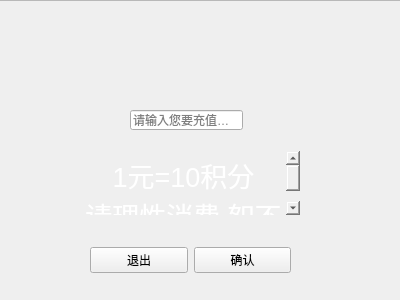
<?xml version="1.0" encoding="UTF-8"?>
<ui version="4.0">
 <class>Shop</class>
 <widget class="QWidget" name="Shop">
  <property name="geometry">
   <rect>
    <x>0</x>
    <y>0</y>
    <width>400</width>
    <height>300</height>
   </rect>
  </property>
  <property name="minimumSize">
   <size>
    <width>400</width>
    <height>300</height>
   </size>
  </property>
  <property name="maximumSize">
   <size>
    <width>400</width>
    <height>300</height>
   </size>
  </property>
  <property name="windowTitle">
   <string>理性消费，恕不退款！</string>
  </property>
  <property name="windowIcon">
   <iconset resource="res.qrc">
    <normaloff>:/icon.jpg</normaloff>:/icon.jpg</iconset>
  </property>
  <widget class="QLineEdit" name="lineEdit">
   <property name="geometry">
    <rect>
     <x>130</x>
     <y>110</y>
     <width>113</width>
     <height>20</height>
    </rect>
   </property>
   <property name="placeholderText">
    <string>请输入您要充值的金额</string>
   </property>
  </widget>
  <widget class="QTextEdit" name="textEdit">
   <property name="geometry">
    <rect>
     <x>80</x>
     <y>150</y>
     <width>221</width>
     <height>66</height>
    </rect>
   </property>
   <property name="styleSheet">
    <string notr="true">background:transparent;
font-color:rgb(255, 255, 255);
</string>
   </property>
   <property name="html">
    <string>&lt;!DOCTYPE HTML PUBLIC &quot;-//W3C//DTD HTML 4.0//EN&quot; &quot;http://www.w3.org/TR/REC-html40/strict.dtd&quot;&gt;
&lt;html&gt;&lt;head&gt;&lt;meta name=&quot;qrichtext&quot; content=&quot;1&quot; /&gt;&lt;meta charset=&quot;utf-8&quot; /&gt;&lt;style type=&quot;text/css&quot;&gt;
p, li { white-space: pre-wrap; }
hr { height: 1px; border-width: 0; }
li.unchecked::marker { content: &quot;\2610&quot;; }
li.checked::marker { content: &quot;\2612&quot;; }
&lt;/style&gt;&lt;/head&gt;&lt;body style=&quot; font-family:'Microsoft YaHei UI'; font-size:9pt; font-weight:400; font-style:normal;&quot;&gt;
&lt;p align=&quot;center&quot; style=&quot; margin-top:0px; margin-bottom:0px; margin-left:0px; margin-right:0px; -qt-block-indent:0; text-indent:0px;&quot;&gt;&lt;span style=&quot; font-size:20pt; color:#ffffff;&quot;&gt;1元=10积分&lt;/span&gt;&lt;/p&gt;
&lt;p align=&quot;center&quot; style=&quot; margin-top:0px; margin-bottom:0px; margin-left:0px; margin-right:0px; -qt-block-indent:0; text-indent:0px;&quot;&gt;&lt;span style=&quot; font-size:20pt; color:#ffffff;&quot;&gt;请理性消费 恕不退款&lt;/span&gt;&lt;/p&gt;&lt;/body&gt;&lt;/html&gt;</string>
   </property>
  </widget>
  <widget class="QWidget" name="widget" native="true">
   <property name="geometry">
    <rect>
     <x>120</x>
     <y>10</y>
     <width>120</width>
     <height>80</height>
    </rect>
   </property>
   <property name="styleSheet">
    <string notr="true">image: url(:/title.png);</string>
   </property>
  </widget>
  <widget class="QWidget" name="widget_2" native="true">
   <property name="geometry">
    <rect>
     <x>90</x>
     <y>230</y>
     <width>201</width>
     <height>61</height>
    </rect>
   </property>
   <layout class="QHBoxLayout" name="horizontalLayout">
    <item>
     <widget class="QPushButton" name="pushButton_2">
      <property name="text">
       <string>退出</string>
      </property>
     </widget>
    </item>
    <item>
     <widget class="QPushButton" name="pushButton">
      <property name="text">
       <string>确认</string>
      </property>
     </widget>
    </item>
   </layout>
  </widget>
  <widget class="QFrame" name="frame">
   <property name="geometry">
    <rect>
     <x>-10</x>
     <y>0</y>
     <width>411</width>
     <height>311</height>
    </rect>
   </property>
   <property name="styleSheet">
    <string notr="true">background-image: url(:/login.png);</string>
   </property>
   <property name="frameShape">
    <enum>QFrame::StyledPanel</enum>
   </property>
   <property name="frameShadow">
    <enum>QFrame::Raised</enum>
   </property>
  </widget>
  <zorder>frame</zorder>
  <zorder>lineEdit</zorder>
  <zorder>textEdit</zorder>
  <zorder>widget</zorder>
  <zorder>widget_2</zorder>
 </widget>
 <resources>
  <include location="res.qrc"/>
 </resources>
 <connections/>
</ui>
